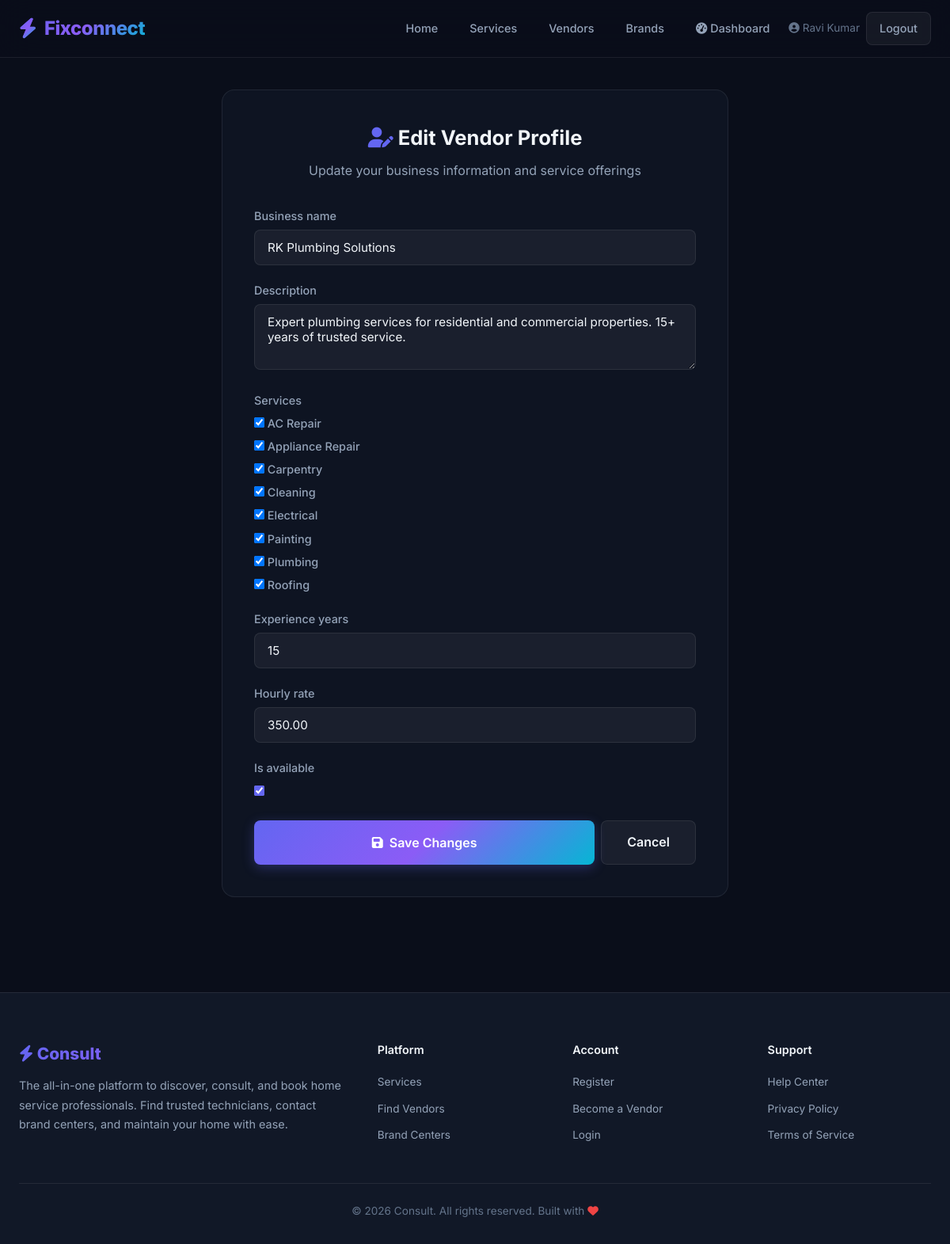
The app's page /dashboard/profile/ (signed in) with its own data.
### service/models.py (models this page shows, shortened)
class User(AbstractUser):
    ROLE_CHOICES = (
        ('customer', 'Customer'),
        ('vendor', 'Vendor'),
        ('admin', 'Admin'),
    )
    role = models.CharField(max_length=10, choices=ROLE_CHOICES, default='customer')
    phone = models.CharField(max_length=15, blank=True)
    city = models.CharField(max_length=100, blank=True)
    area = models.CharField(max_length=100, blank=True)
    profile_image = models.ImageField(upload_to='profiles/', blank=True, null=True)

class VendorProfile(models.Model):
    user = models.OneToOneField(User, on_delete=models.CASCADE, related_name='vendor_profile')
    business_name = models.CharField(max_length=200)
    description = models.TextField(blank=True)
    services = models.ManyToManyField(ServiceCategory, related_name='vendors')
    experience_years = models.PositiveIntegerField(default=0)
    hourly_rate = models.DecimalField(max_digits=8, decimal_places=2, default=0)
    is_verified = models.BooleanField(default=False)
    is_available = models.BooleanField(default=True)
    latitude = models.FloatField(null=True, blank=True)
    longitude = models.FloatField(null=True, blank=True)
    created_at = models.DateTimeField(auto_now_add=True)

### service/views.py (the view)
    def wrapper(request, *args, **kwargs):
        if not request.user.is_authenticated or request.user.role != 'vendor':
            messages.error(request, 'Access restricted to vendors.')
            return redirect('home')
        return view_func(request, *args, **kwargs)

### service/forms.py
class VendorProfileForm(forms.ModelForm):
    class Meta:
        model = VendorProfile
        fields = ['business_name', 'description', 'services', 'experience_years', 'hourly_rate', 'is_available']
        widgets = {
            'business_name': forms.TextInput(attrs={'class': 'form-input'}),
            'description': forms.Textarea(attrs={'class': 'form-input', 'rows': 3}),
            'services': forms.CheckboxSelectMultiple(),
            'experience_years': forms.NumberInput(attrs={'class': 'form-input'}),
            'hourly_rate': forms.NumberInput(attrs={'class': 'form-input'}),
            'is_available': forms.CheckboxInput(attrs={'class': 'form-checkbox'}),
        }

### service/models.py (called while the page is built)
    def __str__(self):
        return self.name

### service/views.py (called while the page is built)
def vendor_required(view_func):
    def wrapper(request, *args, **kwargs):
        if not request.user.is_authenticated or request.user.role != 'vendor':
            messages.error(request, 'Access restricted to vendors.')
            return redirect('home')
        return view_func(request, *args, **kwargs)
    return wrapper

@login_required
@vendor_required
def vendor_profile_edit(request):
    profile = request.user.vendor_profile
    if request.method == 'POST':
        form = VendorProfileForm(request.POST, instance=profile)
        if form.is_valid():
            form.save()
            messages.success(request, 'Profile updated!')
            return redirect('vendor_dashboard')
    else:
        form = VendorProfileForm(instance=profile)
    return render(request, 'vendor_profile_edit.html', {'form': form})

### templates/vendor_profile_edit.html (shortened to what this page needs)
{% extends 'base.html' %}
{% block content %}
<div class="page-wrapper">
  <div class="container">
    <div class="form-card" style="max-width:640px;">
      <h2><i class="fas fa-user-edit" style="color:var(--accent-primary);"></i> Edit Vendor Profile</h2>
      <p class="subtitle">Update your business information and service offerings</p>
      <form method="post">
        {% for field in form %}
        <div class="form-group">
          <label for="{{ field.id_for_label }}">{{ field.label }}</label>
          {{ field }}
        </div>
        {% endfor %}
        <div class="flex gap-1 mt-3">
          <button type="submit" class="btn btn-primary btn-lg" style="flex:1;">
            <i class="fas fa-save"></i> Save Changes
          </button>
          <a href="{% url 'vendor_dashboard' %}" class="btn btn-secondary btn-lg">Cancel</a>
        </div>
      </form>
    </div>
  </div>
</div>
{% endblock %}

### templates/base.html (shortened to what this page needs)
{% load static %}
<!DOCTYPE html>
<html lang="en">
<head>
  <link rel="stylesheet" href="{% static 'css/style.css' %}">
  <link rel="stylesheet" href="https://cdnjs.cloudflare.com/ajax/libs/font-awesome/6.5.1/css/all.min.css">
</head>
<body>
  <nav class="navbar">
    <div class="navbar-inner">
      <a href="{% url 'home' %}" class="navbar-brand">
        <i class="fas fa-bolt"></i> Fixconnect
      </a>
      <ul class="navbar-links">
        <li><a href="{% url 'home' %}" class="{% if request.resolver_match.url_name == 'home' %}active{% endif %}">Home</a></li>
        <li><a href="{% url 'service_list' %}" class="{% if request.resolver_match.url_name == 'service_list' %}active{% endif %}">Services</a></li>
        <li><a href="{% url 'vendor_list' %}" class="{% if request.resolver_match.url_name == 'vendor_list' %}active{% endif %}">Vendors</a></li>
        <li><a href="{% url 'brand_list' %}" class="{% if request.resolver_match.url_name == 'brand_list' %}active{% endif %}">Brands</a></li>
        {% if user.is_authenticated %}
          {% if user.role == 'customer' %}
            <li><a href="{% url 'appliance_list' %}"><i class="fas fa-box"></i> My Appliances</a></li>
            <li><a href="{% url 'booking_list' %}"><i class="fas fa-calendar"></i> Bookings</a></li>
          {% elif user.role == 'vendor' %}
            <li><a href="{% url 'vendor_dashboard' %}"><i class="fas fa-tachometer-alt"></i> Dashboard</a></li>
          {% elif user.role == 'admin' %}
            <li><a href="{% url 'admin_dashboard' %}"><i class="fas fa-shield-alt"></i> Admin</a></li>
          {% endif %}
          <li class="nav-auth">
            <span style="color:var(--text-muted);font-size:0.85rem;">
              <i class="fas fa-user-circle"></i> {{ user.get_full_name|default:user.username }}
            </span>
            <a href="{% url 'logout' %}" class="btn btn-secondary btn-sm">Logout</a>
          </li>
        {% else %}
          <li class="nav-auth">
            <a href="{% url 'login' %}" class="btn btn-secondary btn-sm">Login</a>
            <a href="{% url 'register_customer' %}" class="btn btn-primary btn-sm">Sign Up</a>
          </li>
        {% endif %}
      </ul>
    </div>
  </nav>
  {% block content %}{% endblock %}
  <footer class="footer">
    <div class="container">
      <div class="footer-grid">
        <div>
          <div class="footer-brand"><i class="fas fa-bolt"></i> Consult</div>
          <p class="footer-about">
            The all-in-one platform to discover, consult, and book home service professionals.
            Find trusted technicians, contact brand centers, and maintain your home with ease.
          </p>
        </div>
        <div>
          <h4>Platform</h4>
          <ul class="footer-links">
            <li><a href="{% url 'service_list' %}">Services</a></li>
            <li><a href="{% url 'vendor_list' %}">Find Vendors</a></li>
            <li><a href="{% url 'brand_list' %}">Brand Centers</a></li>
          </ul>
        </div>
        <div>
          <h4>Account</h4>
          <ul class="footer-links">
            <li><a href="{% url 'register_customer' %}">Register</a></li>
            <li><a href="{% url 'register_vendor' %}">Become a Vendor</a></li>
            <li><a href="{% url 'login' %}">Login</a></li>
          </ul>
        </div>
        <div>
          <h4>Support</h4>
          <ul class="footer-links">
            <li><a href="#">Help Center</a></li>
            <li><a href="#">Privacy Policy</a></li>
            <li><a href="#">Terms of Service</a></li>
          </ul>
        </div>
      </div>
      <div class="footer-bottom">
        &copy; 2026 Consult. All rights reserved. Built with <i class="fas fa-heart" style="color:var(--accent-danger);"></i>
      </div>
    </div>
  </footer>
</body>
</html>

### records on screen
User: get_full_name "Ravi Kumar"
VendorProfile: form "RK Plumbing Solutions" "Expert plumbing services for residential and commercial properties. 15+ years of trusted service." "15" "350.00" "☑"

### other values on screen
{{ field.label }} "Business name" "Description" "Services" "Experience years" "Hourly rate" "Is available"
